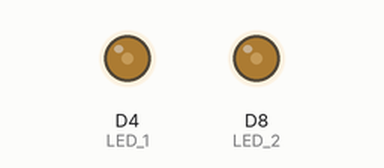
This sketch was run on a simulated ESP8266 (NodeMCU). Parts: output pins drawn as LEDs (lit = HIGH).

Above: at 0.05 s.
At 3.0 s:
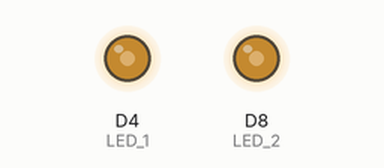
At 6.0 s:
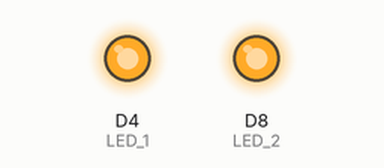
Timing chart, 0 to 7.8 s (numbered marks = the images above):
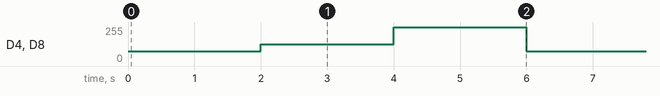

The sketch:

PWM_Libreria.ino
```cpp
//PWM con funcion de libreria
#define LED_1 D4
#define LED_2 D8

void setup() {
 pinMode(LED_1, OUTPUT);
 pinMode(LED_2, OUTPUT);
}

void loop() {
  analogWrite(LED_1,75);
  analogWrite(LED_2,75);
  delay(2000);
  analogWrite(LED_1,125);
  analogWrite(LED_2,125);
  delay(2000);
  analogWrite(LED_1,255);
  analogWrite(LED_2,255);
  delay(2000);

}
```

Measured:
- by itself, D4 (LED_1), D8 (LED_2): repeats every 6.0 s: 125/255 2.0 s, 255/255 2.0 s, 75/255 2.0 s
